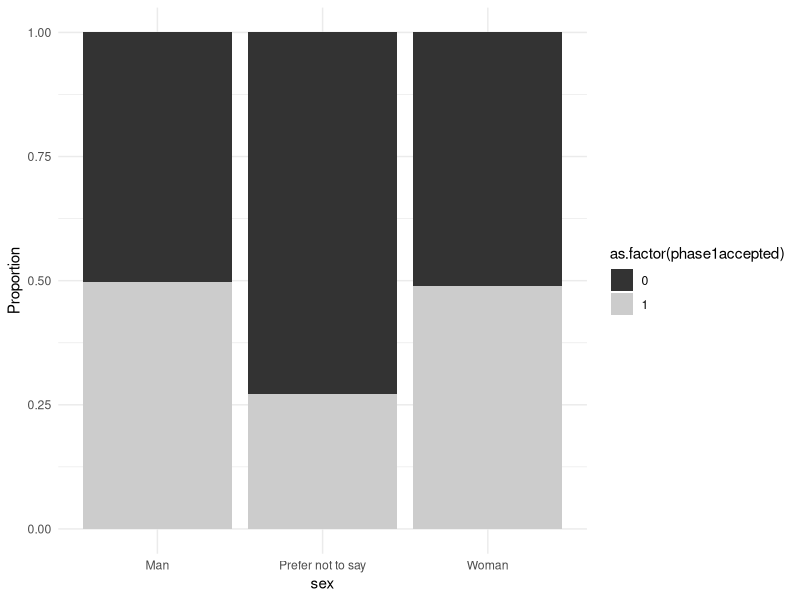
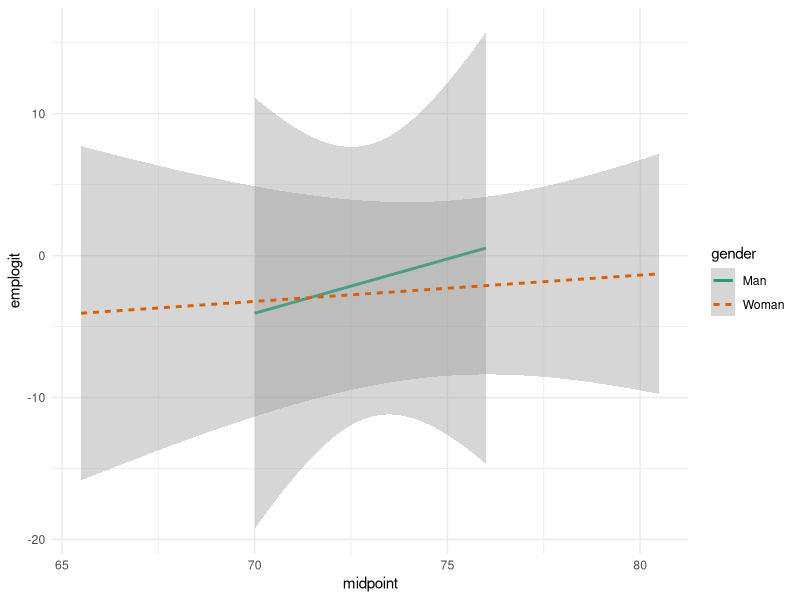
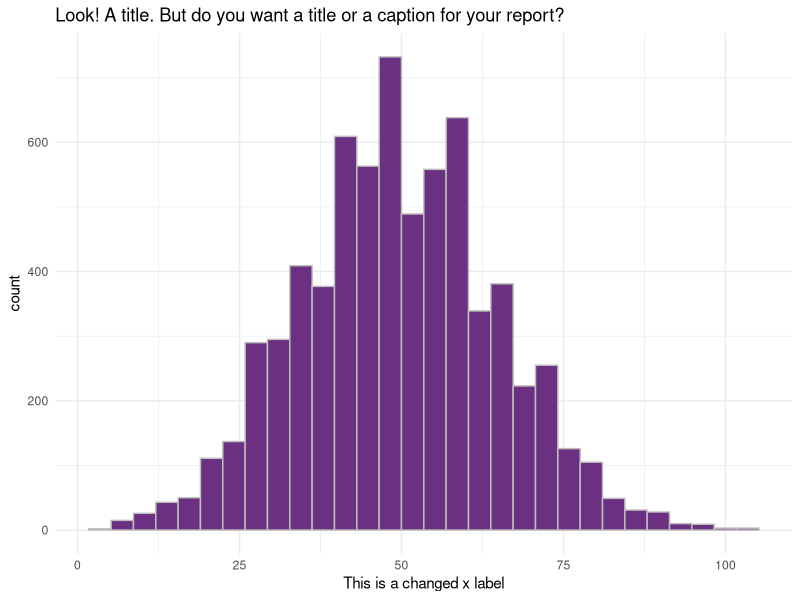

The R script that drew these images, in order:
## ---- chunk 1
library(tidyverse)
# this should supress all code and messages
knitr::opts_chunk$set(include=FALSE)
## ---- chunk 2
# This chunk provides an example of some things you can do with RMarkdown to make your report creation process easier

# read in the data
black_saber_current_employees <- read_csv("data/black-saber-current-employees.csv")

# create a visualisation
my_plot <- black_saber_current_employees %>% 
  ggplot(aes(x = productivity)) +
  geom_histogram(colour = "grey", fill = "#6C3082") +
  theme_minimal() +
  labs(title = "Look! A title. But do you want a title or a caption for your report?", x = "This is a changed x label")

# save your plot in your images folder, you can specify the height and width, too
# saving this means you can add the image to your exectuve summary without having to run or rerun the code, if you wish
ggsave("images/example.png", width = 7, height = 4)

# norice how the image is included with the ![](file/path.png) below
## ---- chunk 3
#read data
phase1_applicants <- read.csv("data/phase1-new-grad-applicants-2020.csv")
phase2_applicants <- read.csv("data/phase2-new-grad-applicants-2020.csv")
phase3_applicants <- read.csv("data/phase3-new-grad-applicants-2020.csv")
final_hired <- read.csv("data/final-hires-newgrad_2020.csv")

#make new variable which tells whether applicant is accepted for each phase or not
final_hired_cleaned <- final_hired %>% 
  mutate(hired = 1)

phase3_applicants_cleaned <- phase3_applicants %>% 
  mutate(phase2accepted = 1) %>% 
  full_join(final_hired_cleaned) %>% 
  mutate(hired = replace_na(hired, 0)) %>% 
  left_join(phase2_applicants) %>% 
  select(applicant_id, interviewer_rating_1, interviewer_rating_2, gender, hired, phase2accepted)

phase2_applicants_cleaned <- phase2_applicants %>% 
  mutate(phase1accepted = 1) %>% 
  full_join(phase3_applicants_cleaned) %>% 
  mutate(phase2accepted = replace_na(phase2accepted, 0)) %>% 
  select(-interviewer_rating_1, -interviewer_rating_2)

phase1_applicants_cleaned <- phase1_applicants %>% 
  full_join(phase2_applicants_cleaned) %>% 
  mutate(phase1accepted = replace_na(phase1accepted, 0)) %>% 
  select(-technical_skills, -writing_skills, -leadership_presence, -speaking_skills, -phase2accepted)
## ---- chunk 4
#proportion of female
sum(phase1_applicants$gender == "Woman") / nrow(phase1_applicants)

#stacked bar chart that displays the proportion of applicants with each accepted group, for each gender
ggplot(data = phase1_applicants_cleaned, aes(x = gender, fill = as.factor(phase1accepted))) +
  geom_bar(position = "fill") +
  ylab("Proportion") + 
  scale_fill_grey() +
  theme_minimal() +
  xlab("sex")

#Empirical logit plot
phase3_applicants_graph <- phase3_applicants_cleaned %>%
  group_by(gender) %>%
  mutate(interviewer_rating_1_cut = cut_number(interviewer_rating_1,5))
  
emplogit1 <- phase3_applicants_graph %>%
  group_by(gender, interviewer_rating_1_cut) %>%
  summarise(prop.lose = mean(hired), 
            n = n(),
            midpoint = median(interviewer_rating_1), .groups = "drop") %>%
  mutate(prop.lose = ifelse(prop.lose==0, .01, prop.lose),
         emplogit = log(prop.lose / (1 - prop.lose)))

ggplot(emplogit1, aes(x = midpoint, y = emplogit, color = gender)) +
  #geom_point(aes(shape = gender)) +
  geom_smooth(aes(linetype = gender), 
              method = "lm", formula = "y~x") +
  theme_minimal() +
  scale_color_brewer(palette = "Dark2")
## ---- chunk 5
#use generalized linear model since all variables take large part of grades

#In model0, cannot see significant p-value 
#model where gender is only predictor
model0 <- glm(phase1accepted ~ gender, family = binomial, data = phase1_applicants_cleaned)
summary(model0)

model1 <- glm(phase1accepted ~ team_applied_for + cover_letter + cv+ gpa + extracurriculars + work_experience, family = binomial(link = "logit"), data = phase1_applicants_cleaned)

model2_w_gender <- glm(phase1accepted ~ team_applied_for + cover_letter + cv+ gpa + gender +  extracurriculars + work_experience, family = binomial(link = "logit"), data = phase1_applicants_cleaned)

drop_in_deviance <- anova(model1, model2_w_gender, test = "Chisq")
drop_in_deviance
## ---- chunk 6
model0_3 <- glm(hired ~ interviewer_rating_1 + interviewer_rating_2, data = phase3_applicants_cleaned)
model1_3 <- glm(hired ~ interviewer_rating_1 + interviewer_rating_2 + gender, data = phase3_applicants_cleaned)
anova(model0_3, model1_3, test = "Chisq")
